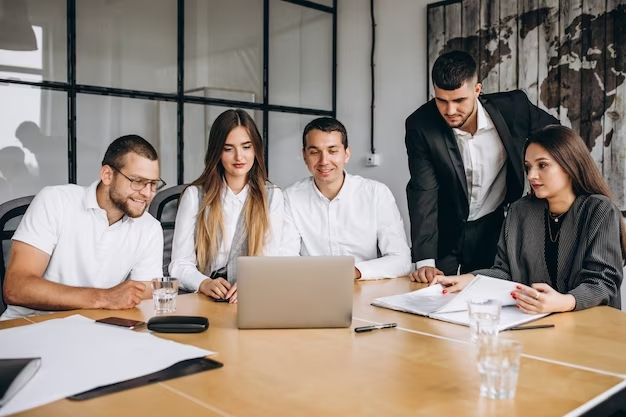
#> input picture practica4/oficina_caras.jpg, 626 x 417 px, found by its file name
$ python practica5_1.py
#> lines starting #> are read from the running program, lines starting #| are printed output that depends on the picture; after the words box and inside, x2 and y2 are one past the last pixel; in counts of white or black regions, pixels touching at a corner belong together
'''
Practica 5: Extracción de Rostros/Reconocimiento Facial
    - Separa los rostros encontrados en una imagen
    - Almacena los rostros encontrados en una carpeta llamada "Rostros"
'''

import cv2
import os
import numpy as np

#Cargamos el clasificador
clasificador = cv2.CascadeClassifier('./practica4/haarcascade_frontalface_default.xml')

#Cargamos la imagen a analizar
image = cv2.imread('./practica4/oficina_caras.jpg')
#> image is the input picture: shape (417, 626, 3); mean B, G, R 125.5, 135.3, 147.3

#Transformamos la imagen a escala de grises
gray = cv2.cvtColor(image, cv2.COLOR_BGR2GRAY)
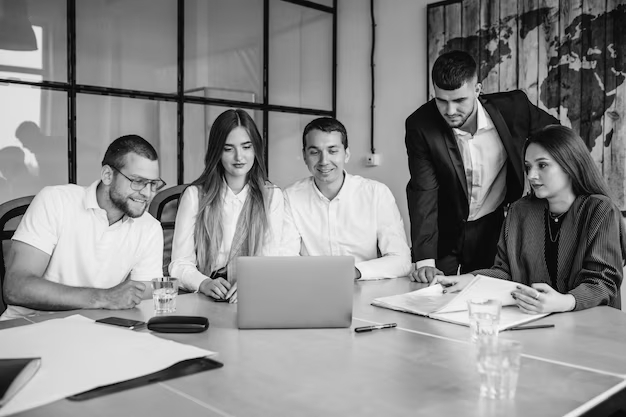
#> gray: shape (417, 626); min 0, max 250, mean 137.8

#Usamos una imagen auxiliar para evitar el recuadro, si no lo hacemos asi, también se almacenara el contorno en la imagen de la cara
imageAux = image.copy()
faces = clasificador.detectMultiScale(gray,
    scaleFactor=1.1,
    minNeighbors=5,
    minSize=(30,30),
    maxSize=(200,200))
#> faces = [[431, 85, 45, 45], [214, 129, 48, 48], [298, 131, 54, 54], [113, 161, 53, 53], [512, 145, 54, 54]]

contador = 0
for(x,y,w,h) in faces:
    cv2.rectangle(image,(x,y),(x+w,y+h),(0,255,0),2)

    #Recortamos el rostro de la imagen de entrada
    rostro = imageAux[y:y+h, x:x+w]

    #Redimensionamos los rostros detectado.
    rostro= cv2.resize(rostro,(150,150),
    interpolation=cv2.INTER_CUBIC)

    #Guardamos las caras
    cv2.imwrite('./practica5/rostros/rostro_{}.jpg'.format(contador),rostro)

    contador = contador +1
#> this loop made 5 passes
#> pass 1, `rostro = imageAux[y:y+h, x:x+w]`:
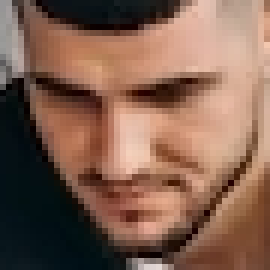
#> rostro: shape (45, 45, 3) (shown 6 times larger); mean B, G, R 80.1, 96.3, 129.3
#> pass 1, `rostro= cv2.resize(rostro,(150,150), interpolation=cv2.INTER_CUBIC)`:
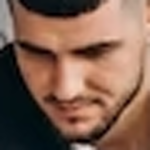
#> rostro: shape (150, 150, 3); mean B, G, R 80.1, 96.3, 129.3
#> pass 2, `rostro = imageAux[y:y+h, x:x+w]`:
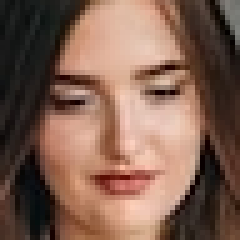
#> rostro: shape (48, 48, 3) (shown 5 times larger); mean B, G, R 80.5, 95.4, 127
#> pass 2, `rostro= cv2.resize(rostro,(150,150), interpolation=cv2.INTER_CUBIC)`:
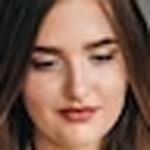
#> rostro: shape (150, 150, 3); mean B, G, R 80.6, 95.4, 127
#> after the loop:
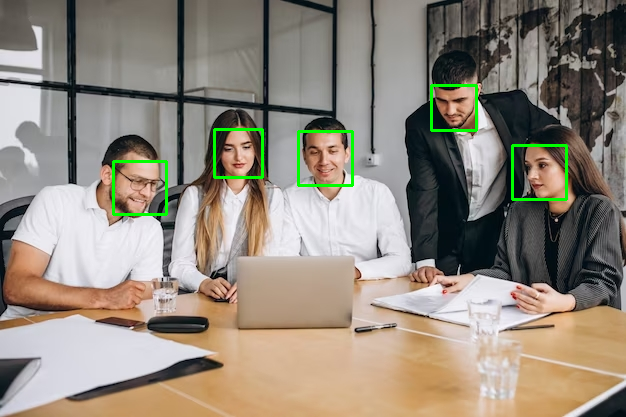
#> image: shape (417, 626, 3); 1.16% of pixels changed, all inside (x1, y1, x2, y2) = (112, 84, 568, 216)
#> after the loop, contador = 5

cv2.imshow('rostro', rostro)
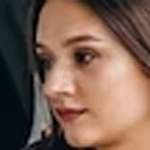
#> window 'rostro': shape (150, 150, 3); mean B, G, R 81.4, 95.2, 122.8
cv2.imshow('image', image)
cv2.waitKey(0)
cv2.destroyAllWindows()

$ run again, with practica4/party_people.jpg copied over practica4/oficina_caras.jpg
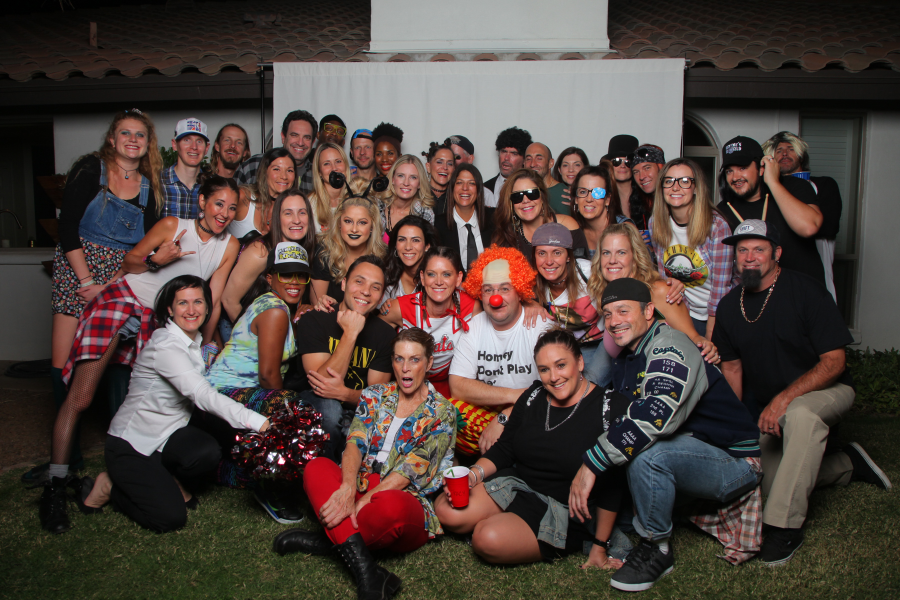
#> input picture practica4/party_people.jpg, 1800 x 1200 px, found by its file name (shown at 1/2 size)
#> image is the input picture: shape (1200, 1800, 3); mean B, G, R 61.8, 67.3, 80.4
#> faces = 35 rows, first 6: [699, 276, 54, 54], [986, 282, 62, 62], [1547, 281, 48, 48], [1115, 309, 54, 54], [1041, 295, 55, 55], [859, 303, 59, 59]
#> the loop `for(x,y,w,h) in faces:` made 35 passes
#> after the loop `for(x,y,w,h) in faces:`:
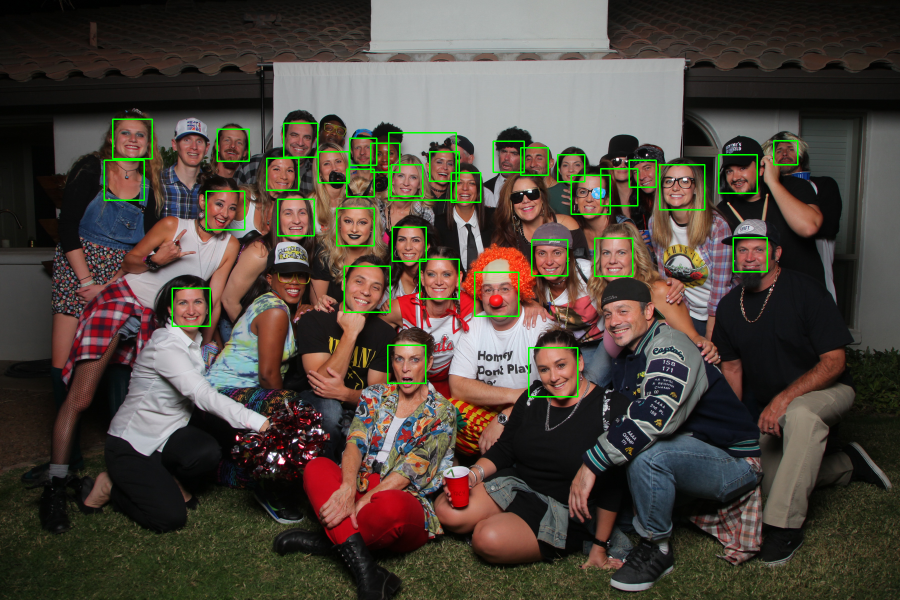
#> image: shape (1200, 1800, 3) (shown at 1/2 size); 1.37% of pixels changed, all inside (x1, y1, x2, y2) = (207, 237, 1597, 795)
#> after the loop `for(x,y,w,h) in faces:`: contador = 35
#> `cv2.imshow('rostro', rostro)`:
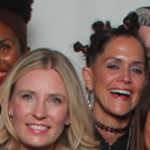
#> window 'rostro': shape (150, 150, 3); mean B, G, R 89.5, 97.9, 124.7
